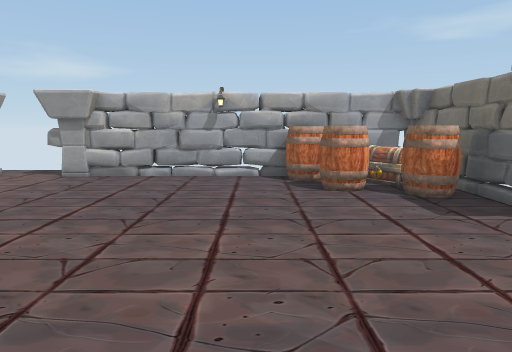
view 1 (above)

12 first-person views from a walk through a Unity game level. The camera is 1.4 m above the floor, tilts 8° down and sees 75° across. Doors are open. The floor is counted in squares, 1 m on a side. Each view is taken from the middle of a square. On the plan, view 1 faces up. The plan holds only what a view shows up to about 15 squares ahead; the rest is blank. Some animated figures are left out.

view 2
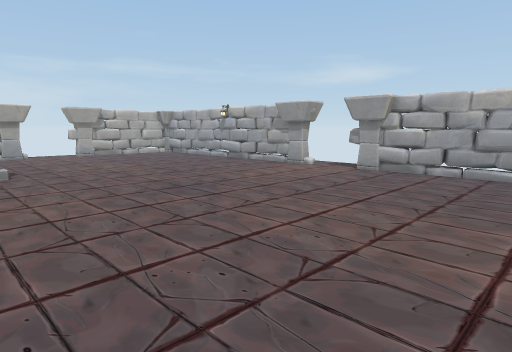

view 3
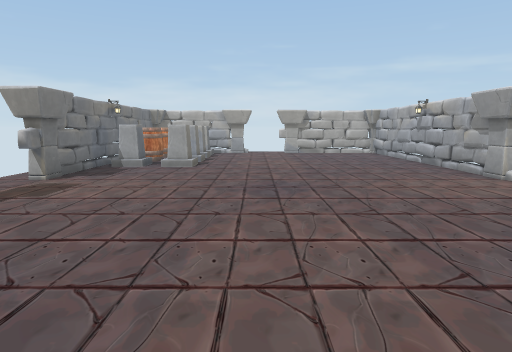

view 4
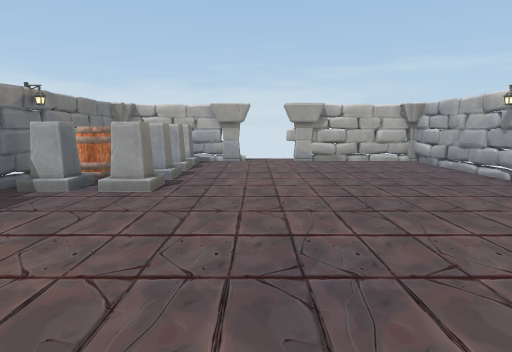

view 5
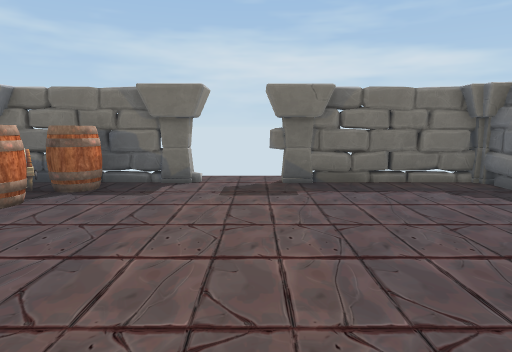

view 6
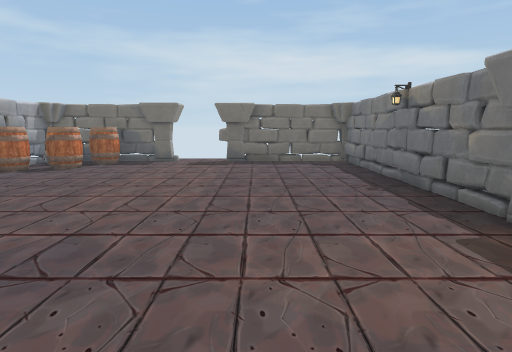

view 7
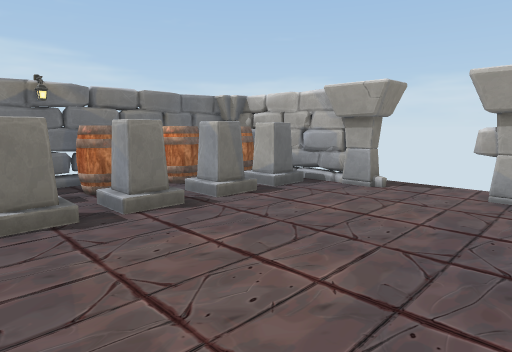

view 8
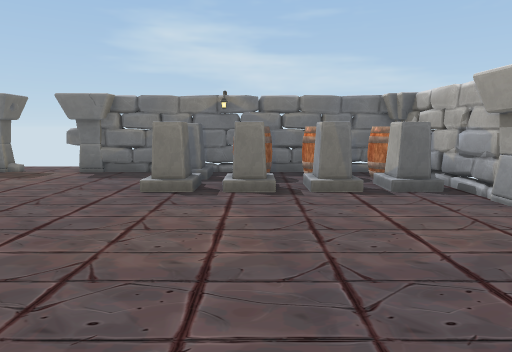

view 9
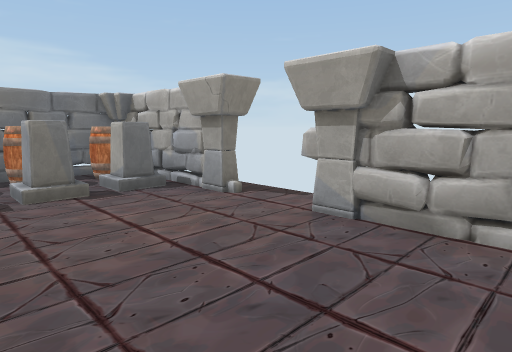

view 10
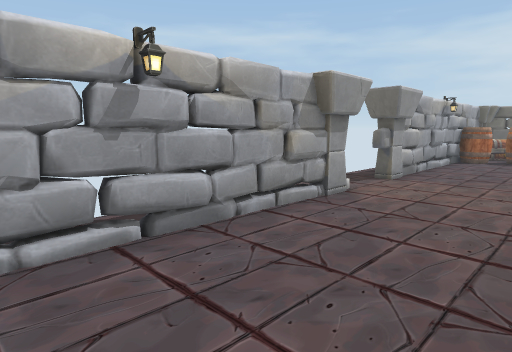

view 11
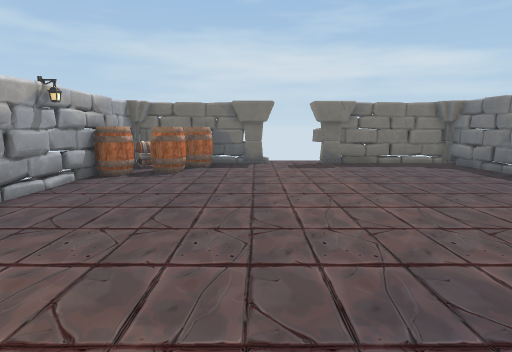

view 12
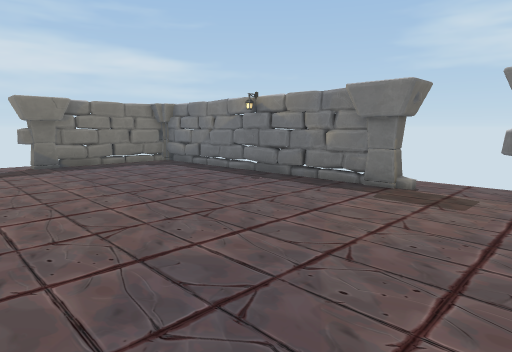

### Floor plan
Points are (right, up) in squares from view 1. A wall is a line through its corners. A room is listed if a view was taken in it or the views show most of it. See-through windows are left out.
Room 1 (views 1, 2, 3, 4, 5, 6, 7, 8, 9, 10, 11, 12)
walls: (-8.2, -2.9) (-7.7, -2.9); (-4.6, -2.8) (-2.4, -3); (-4.7, -2.9) (4.5, -2.9); (-11.1, -2.8) (-10.4, -3); (-2.6, -2.8) (-1, -3); (-9.4, 9.9) (-10.2, 10) (-10.4, 9.9); (-9.4, 10) (-18.5, 9.9); (-2.6, -3.1) (-1.3, -3); (-2.8, 9.8) (-3.7, 10); (-13.1, -3) (-11.8, -2.8); (-0.7, -2.9) (1.5, -3.1); (-12.4, 9.8) (-15.3, 10.1) (-15.7, 9.9); (-2, 10.1) (-2.5, 9.9); (-1.3, 9.8) (-3.6, 10); (-12.6, 9.9) (-13.1, 10); (-1, 9.9) (-2, 9.8); (-14.6, -2.8) (-11.7, -3.1); (0.7, 9.6) (0, 9.7); (0.6, 9.8) (-1.3, 10.1); (-15.6, -3) (-14.4, -2.9); (2.1, -2.8) (3.3, -3.1); (2.7, -2.9) (4, -2.8); (2.1, 10) (-4.5, 10); (-18.7, 1.6) (-18.7, -2.7); (-18.7, 1.5) (-18.9, 0.1); (-18.7, 1.5) (-18.6, 0.3); (4.7, 0.9) (4.8, 1.6); (3.4, -2.8) (4.3, -3); (4.7, 5.4) (4.6, 9.8); (4.7, 5.5) (4.8, 7); (-18.8, 0.4) (-18.6, 0); (4.6, -0.4) (4.8, 0.5); (-18.7, 6.1) (-18.8, 5.5); (-17.7, -2.9) (-16.8, -3); (-18.7, -0.7) (-18.8, -1.2); (-18.7, 6.7) (-18.8, 6.2); (3.8, -2.9) (4.2, -3); (4.8, 6.6) (4.6, 7); (3.3, 9.8) (2.8, 9.8); (-18.6, 7.8) (-18.8, 7) (-18.7, 5.7); (4.8, -1.6) (4.6, -1.1); (4.7, -2.5) (4.8, -1.1); (-18.5, -3) (-7.8, -2.9); (4.8, -2.5) (4.7, 2.6); (-18.7, 9.2) (-18.8, 8.2); (4.7, 9.2) (4.7, 9.7); (-18.7, 9.5) (-18.7, 4.4); (4.5, 10.1) (2.3, 10)
low walls: (-4.7, -3.1) (-4.1, -3.1); (-4.3, -3) (-2.7, -2.8); (-10.8, -3) (-9.6, -2.9); (-9.4, 10.1) (-11.3, 9.8); (-11.1, 9.9) (-11.6, 10); (-11.4, 10) (-13.3, 9.8); (-1.5, 10.1) (-4.4, 9.8); (-0.9, 9.6) (-1.4, 9.6); (-14.1, 10) (-14.9, 9.9); (4.8, 0) (4.7, 0.9); (4.9, -0.4) (4.9, 0.1); (4.8, -2.5) (4.7, -2); (-18.8, 9.5) (-18.7, 8.3)
ways out: open door at (-19, 3.5); open door at (-7.5, -3); open door at (-6.5, 10); open door at (5, 3.5)
objects: pillar (-19, 2); pillar (-19, 5); barrel (-18, -2) to (-17, -1); pillar (-18, 0) to (-17, 0); barrel (-16, -2) to (-15, -1); pillar (-16, 0); barrel (-14, -2) to (-13, -1); pillar (-14, 0); pillar (-12, -2) to (-12, -1); pillar (-12, 0); pillar (-9, -3); pillar (-6, -3) to (-5, -3); barrel (1, 9) to (2, 9); barrel (2, 7) to (3, 8); barrel (3, 7) to (4, 8); chest (3, 9) to (4, 9); pillar (5, 2); pillar (5, 5)

Positions as (right, up) in squares from view 1, and headings:
1: (0, 0), facing up
2: (0, -1), facing up-left
3: (1, 3), facing left
4: (-4, 3), facing left
5: (-4, 3), facing right
6: (-10, 1), facing right
7: (-11, 6), facing down-left
8: (-14, 8), facing down
9: (-14, 8), facing down-left
10: (-15, 6), facing up-right
11: (-9, 5), facing right
12: (-9, 5), facing down-right
